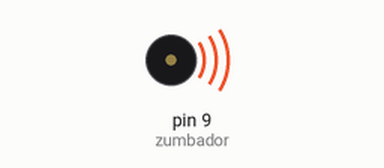
Simulated run of this sketch. Board: Arduino Uno, built with avr-gcc and run on an emulated ATmega328P. Shown: buzzer (waves = sounding, pin HIGH).

Above: at 0.5 s.
Timing chart, 0 to 4.6 s (numbered marks = the images above):
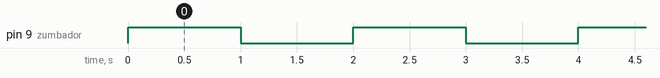

Measured:
- by itself, pin 9 (zumbador): alternates HIGH for 1.0 s and LOW for 1.0 s

The sketch:

ACTUADORES_ZUMBADOR_ACTIVO.ino
```cpp
int zumbador = 9; //El zumbador está conectado al pin 9
void setup() {
  pinMode(zumbador, OUTPUT); //Establece el pin del zumbador como salida
}
void loop() {
  digitalWrite(zumbador, HIGH); //Enciende el zumbador
  delay(1000); //Espera un segundo
  digitalWrite(zumbador, LOW); //Apaga el zumbador
  delay(1000); //Espera un segundo
}
```
